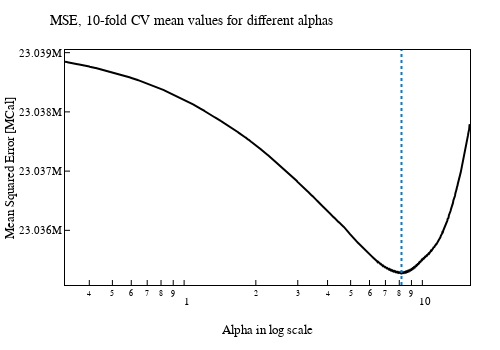

Write notebook code for a chart like this one.
### Code cell
fig_LassoCV_a =  go.Figure()

fig_LassoCV_a.add_traces(
    go.Scatter(
        x= lassoCV_alphas,        
        y= lassoCV_mse_mean,
        mode= "lines",        
        line_color = "#000000",        
    )
)

fig_LassoCV_a.update_layout(
    title= "MSE, 10-fold CV mean values for different alphas",
    xaxis_title= "Alpha in log scale",
    xaxis_type = "log",    
    yaxis_title= "Mean Squared Error [MCal]",
    width= 500,
    height= 350,
    template= eda_tempelete_01_white,
    margin_l = 65,    
)

fig_LassoCV_a.add_vline(x= model.alpha_, line_color= "#1377b9", line_dash= "dot")

fig_LassoCV_a.show()

### Figure 1 — Plotly figure (JSON) as saved in the notebook; plotly's stock layout.template omitted (floating-point values rounded to 4 significant figures; data arrays with more than 128 entries replaced by an {"elided": "..."} marker saying what was removed)
{"data": [{"line": {"color": "#000000"}, "mode": "lines", "type": "scatter", "x": {"elided": "1000 float values"}, "y": {"elided": "1000 float values"}}], "layout": {"height": 350, "margin": {"l": 65}, "shapes": [{"line": {"color": "#1377b9", "dash": "dot"}, "type": "line", "x0": 8.174, "x1": 8.174, "xref": "x", "y0": 0, "y1": 1, "yref": "y domain"}], "title": {"text": "MSE, 10-fold CV mean values for different alphas"}, "width": 500, "xaxis": {"title": {"text": "Alpha in log scale"}, "type": "log"}, "yaxis": {"title": {"text": "Mean Squared Error [MCal]"}}}}
